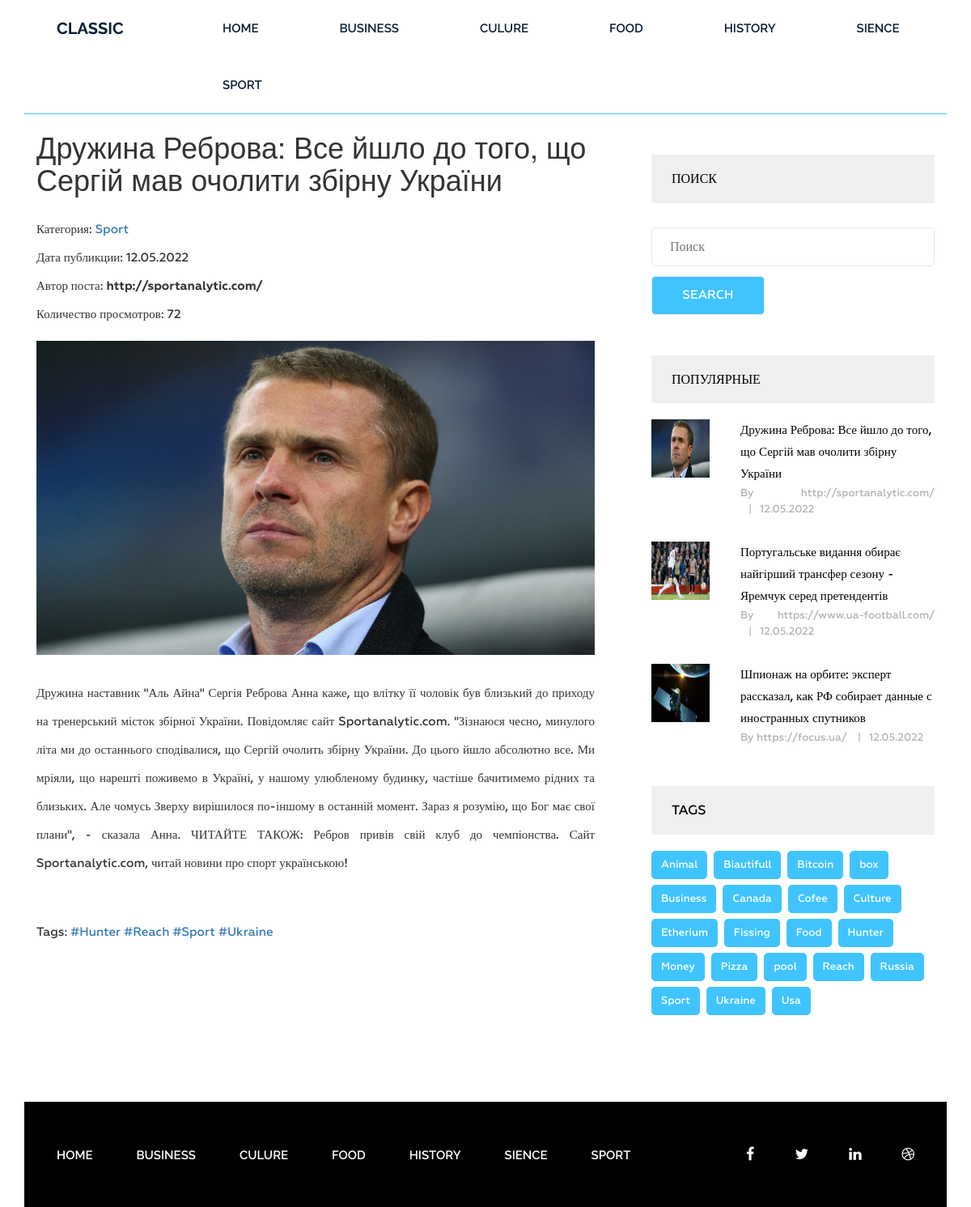
Page /post/druzhina-rebrova-vse-jshlo-do-togo-sho-sergij-mav-ocholiti-zbirnu-ukrayini/ on the committed database.
### blog/models.py (models this page shows, shortened)
class Category(models.Model):
    title = models.CharField(max_length=150)
    slug = models.SlugField(max_length=255, verbose_name='url', unique=True)
    def __str__(self):
        return self.title
    def get_absolute_url(self):
        return reverse('category', kwargs={'slug': self.slug})
    class Meta:
        verbose_name = 'Категория'
        verbose_name_plural = 'Категории'
        ordering = ['title']

class Post(models.Model):
    title = models.CharField(max_length=255)
    slug = models.SlugField(max_length=255, verbose_name='url', unique=True)
    author = models.CharField(max_length=100)
    content = models.TextField(blank=True)
    created_at = models.DateTimeField(auto_now_add=True, verbose_name='Опубликовано')
    photo = models.ImageField(upload_to='photos/media/%Y/%m/%d', blank=True)
    views = models.IntegerField(default=0, verbose_name='Просмотры')
    category = models.ForeignKey(Category, on_delete=models.PROTECT, related_name='posts')
    tags = models.ManyToManyField(Tag, blank=True, related_name='posts')
    def get_absolute_url(self):
        return reverse('post', kwargs={'slug': self.slug})
    class Meta:
        verbose_name = 'Пост'
        verbose_name_plural = 'Посты'
        ordering = ['-created_at']

class Tag(models.Model):
    title = models.CharField(max_length=50)
    slug = models.SlugField(max_length=50, verbose_name='url slag', unique=True)
    def get_absolute_url(self):
        return reverse('tag', kwargs={'slug': self.slug})
    class Meta:
        verbose_name = 'Тег'
        verbose_name_plural = 'Теги'
        ordering = ['title']

### blog/views.py (the view)
# urls.py: path('post/<str:slug>/', Single_post.as_view(), name='post'),
class Single_post(DetailView):
    model = Post
    template_name = 'blog/single.html'
    context_object_name = 'post'
    extra_context = {
        'get_all_tags': Tag.objects.annotate(cat=Count('posts', filter=F('posts__tags'))).filter(cat__gt=0)}
    def get_context_data(self, *, object_list=None, **kwargs):
        context = super().get_context_data(**kwargs)
        self.object.views = F('views') + 1
        self.object.save()
        self.object.refresh_from_db()
        return context

### blog/templatetags/menu.py (called while the page is built)
@register.inclusion_tag('blog/menu_tpl.html')
def show_menu(menu_class='menu'):
    categories = Category.objects.annotate(cat=Count('posts', filter=F('posts__id'))).filter(cat__gt=0)
    return {'categories': categories, 'menu_class': menu_class}

### blog/templatetags/sidebar.py (called while the page is built)
@register.inclusion_tag('blog/popular_posts_tpl.html')
def get_popular_posts(cnt=3):
    posts = Post.objects.order_by('-views')[:cnt]
    return {'posts': posts, }

@register.inclusion_tag('blog/tags_cloud_tpl.html')
def get_tags_cloud():
    tags = Tag.objects.annotate(cat=Count('posts', filter=F('posts__tags'))).filter(cat__gt=0)
    return {'tags': tags, }

@register.inclusion_tag('blog/search_tpl.html')
def get_search_block():
    return {}

### blog/templates/blog/single.html (shortened to what this page needs)
{% extends 'base.html' %}
{% load static %}
{% load sidebar %}
{% block cont %}
    <section class="single-blog-area">
        <div class="container">
            <div class="row">
                <div class="col-md-12">
                    <div class="border-top">
                        <div class="col-md-8">
                            <div class="blog-area">
                                <div class="blog-area-part">
                                    <h1 style="padding-bottom: 16px!important;">{{ post.title }}</h1>
                                    <div class="meta-data-post">
                                        <p>Категория: <a
                                                href="{{ post.category.get_absolute_url }}">{{ post.category }}</a></p>
                                        <p>Дата публикции: {{ post.created_at|date:'d.m.Y' }}</p>
                                        <p>Автор поста: <b>{{ post.author }}</b></p>
                                        <p>Количество просмотров: {{ post.views }}</p>
                                    </div>
                                    <div class="for-style">
                                        <img src="{{ post.photo.url }}" alt="фото - {{ post.title }}">
                                        {{ post.content|safe }}
                                    </div>
                                    {% if post.tags.exists %}
                                        <p>Tags:
                                            {% for tag in post.tags.all %}
                                                <a href="{{ tag.get_absolute_url }}"> #{{ tag.title }}</a>
                                            {% endfor %}
                                        </p>
                                    {% endif %}
                                </div>
                            </div>
                        </div>
                        <div class="col-md-4">
                            {% get_search_block %}
                            {% get_popular_posts %}
                            {% get_tags_cloud %}
                        </div>
                    </div>
                </div>
            </div>
        </div>
    </section>
{% endblock %}

### blog/templates/blog/menu_tpl.html
<div class="{{ menu_class }}">
    <ul>
        <li><a href="{% url 'home' %}">Home</a></li>
        {% for categor in categories %}
            <li><a href="{{ categor.get_absolute_url }}">{{ categor.title }}</a></li>
        {% endfor %}
    </ul>
</div>

### blog/templates/blog/popular_posts_tpl.html
{% load static %}
<h2 class="sidebar-title">Популярные</h2>
<div class="grid">
    {% for post in posts %}
        <div class="portfolio-item recent">
            {% if post.photo %}
                <img src="{{ post.photo.url }}" alt="photo - {{ post.title }}">
            {% else %}
                <img src="{% static 'img/portfolio5.jpg' %}" alt="photo - {{ post.title }}">
            {% endif %}
            <div class="portfolio-text">
                <h5><a href="{{ post.get_absolute_url }}">{{ post.title }}</a></h5>
                <p>By {{ post.author }} <span>|</span>{{ post.created_at|date:'d.m.Y' }}</p>
            </div>
        </div>
    {% endfor %}
</div>

### blog/templates/blog/tags_cloud_tpl.html
{% if tags.exists %}
    <div class="tags">
        <h2 class="sidebar-title">Tags</h2>
        {% for tag in tags %}
            <p><a href="{{ tag.get_absolute_url }}">{{ tag.title }}</a></p>
        {% endfor %}
    </div>
{% endif %}

### NewBlog/static/style.css (style rules this page uses)
.wrapper header.header .menu { margin: 0 }
.wrapper header.header .menu ul { float: right; margin: 0; padding: 0; margin-right: 4px; }
.wrapper header.header .menu ul li { display: inline-block; list-style: outside none none; margin: 0 -4px 0 0; }
.wrapper header.header .menu ul li a { color: rgb(6, 30, 55); font-family: "Raleway", sans-serif; font-size: 15px; font-weight: 600; line-height: 70px; padding: 26px 50px; text-decoration: none; text-transform: uppercase; }
.wrapper footer.footer .footer-menu { margin: 0 }
.wrapper footer.footer .footer-menu ul { line-height: 130px; margin: 0; padding: 0; }
.wrapper footer.footer .footer-menu ul li { display: inline; list-style: outside none none; margin: 0; padding: 30px 0px; }
.wrapper footer.footer .footer-menu ul li a { color: #fff; font-family: "Raleway", sans-serif; font-size: 15px; font-weight: 600; line-height: 70px; margin-left: 40px; padding: 26px 10px 26px 0; text-decoration: none; text-transform: uppercase; }
.single-blog-area { margin-bottom: 100px; }
.single-blog-area .border-top { border-top: 1px solid #40c4ff; }
.single-blog-area h2 { color: #010101; font-family: Geometria; font-size: 38px; font-weight: 500; margin-bottom: 60px; margin-top: 45px; }
.single-blog-area p { font-family: Geometria; font-size: 15px; font-weight: 500; line-height: 35px; position: relative; text-align: justify; }
.single-blog-area .blog-area-part p { margin-top: 30px; }
.single-blog-area .for-style { margin-bottom: 50px; }
.single-blog-area img { width: 100% }
.single-blog-area .blog-area { margin-right: 40px; }
.grid .portfolio-item { margin-bottom: 30px; }
.grid .portfolio-item img { float: left; height: 72px; width: 72px; }
.single-blog-area .grid .portfolio-item .portfolio-text { margin-left: 110px; }
.single-blog-area .grid .portfolio-item .portfolio-text h5 { margin: 0 }
.single-blog-area .grid .portfolio-item .portfolio-text h5 a { color: #000; font-family: Geometria; font-size: 15px; font-weight: 500; line-height: 27px; text-decoration: none; }
.single-blog-area .grid .portfolio-item .portfolio-text p { font-family: Geometria; font-size: 13px; font-weight: 500; line-height: 20px; color: #b2b2b2; }
.single-blog-area .grid .portfolio-item .portfolio-text p span { margin: 0 10px; }
.single-blog-area h2.sidebar-title { background: #efefef none repeat scroll 0 0; color: #000; font-family: Geometria; font-size: 16px; font-weight: 500; margin-bottom: 20px; margin-top: 50px; padding: 21px 25px; text-transform: uppercase; }
.single-blog-area .tags p { background: #40c4ff none repeat scroll 0 0; border-radius: 5px; display: inline-block; font-family: Geometria; font-size: 13px; font-weight: 500; margin-right: 4px; padding: 0 12px; margin-bottom: 7px; }
.single-blog-area .tags p a { color: #fff; display: inline-block; text-decoration: none; }
.meta-data-post p { margin: 0 !important; }
.meta-data-post { margin-bottom: 15px; }

### rows in the picture
Category: title "BUSINESS"
Category: title "CULURE"
Category: title "FOOD"
Category: title "HISTORY"
Category: title "SIENCE"
Category: title "SPORT"
Post: title "Дружина Реброва: Все йшло до того, що Сергій мав очолити збірну України", category "Sport", created_at "12.05.2022", author "http://sportanalytic.com/", views "72", photo (picture), content "Дружина наставник \"Аль Айна\" Сергія Реброва Анна каже, що влітку її чоловік був близький до приходу на тренерський місток збірної України. Повідомляє сайт Sportanalytic.com. \"Зізнаюся чесно, минулого літа ми до останнього сподівалися, що Сергій очолить збірну України. До цього йшло абсолютно все. Ми мріяли, що нарешті поживемо в Україні, у нашому улюбленому будинку, частіше бачитимемо рідних та близьких. Але чомусь Зверху вирішилося по-іншому в останній момент. Зараз я розумію, що Бог має свої плани\", - сказала Анна. ЧИТАЙТЕ ТАКОЖ: Ребров привів свій клуб до чемпіонства. Сайт Sportanalytic.com, читай новини про спорт українською!"
Tag: title "Hunter"
Tag: title "Reach"
Tag: title "Sport"
Tag: title "Ukraine"
Post: photo (picture), title "Португальське видання обирає найгірший трансфер сезону - Яремчук серед претендентів", author "https://www.ua-football.com/", created_at "12.05.2022"
Post: photo (picture), title "Шпионаж на орбите: эксперт рассказал, как РФ собирает данные с иностранных спутников", author "https://focus.ua/", created_at "12.05.2022"
Tag: title "Animal"
Tag: title "Biautifull"
Tag: title "Bitcoin"
Tag: title "box"
Tag: title "Business"
Tag: title "Canada"
Tag: title "Cofee"
Tag: title "Culture"
Tag: title "Etherium"
Tag: title "Fissing"
Tag: title "Food"
Tag: title "Money"
Tag: title "Pizza"
Tag: title "pool"
Tag: title "Russia"
Tag: title "Usa"
